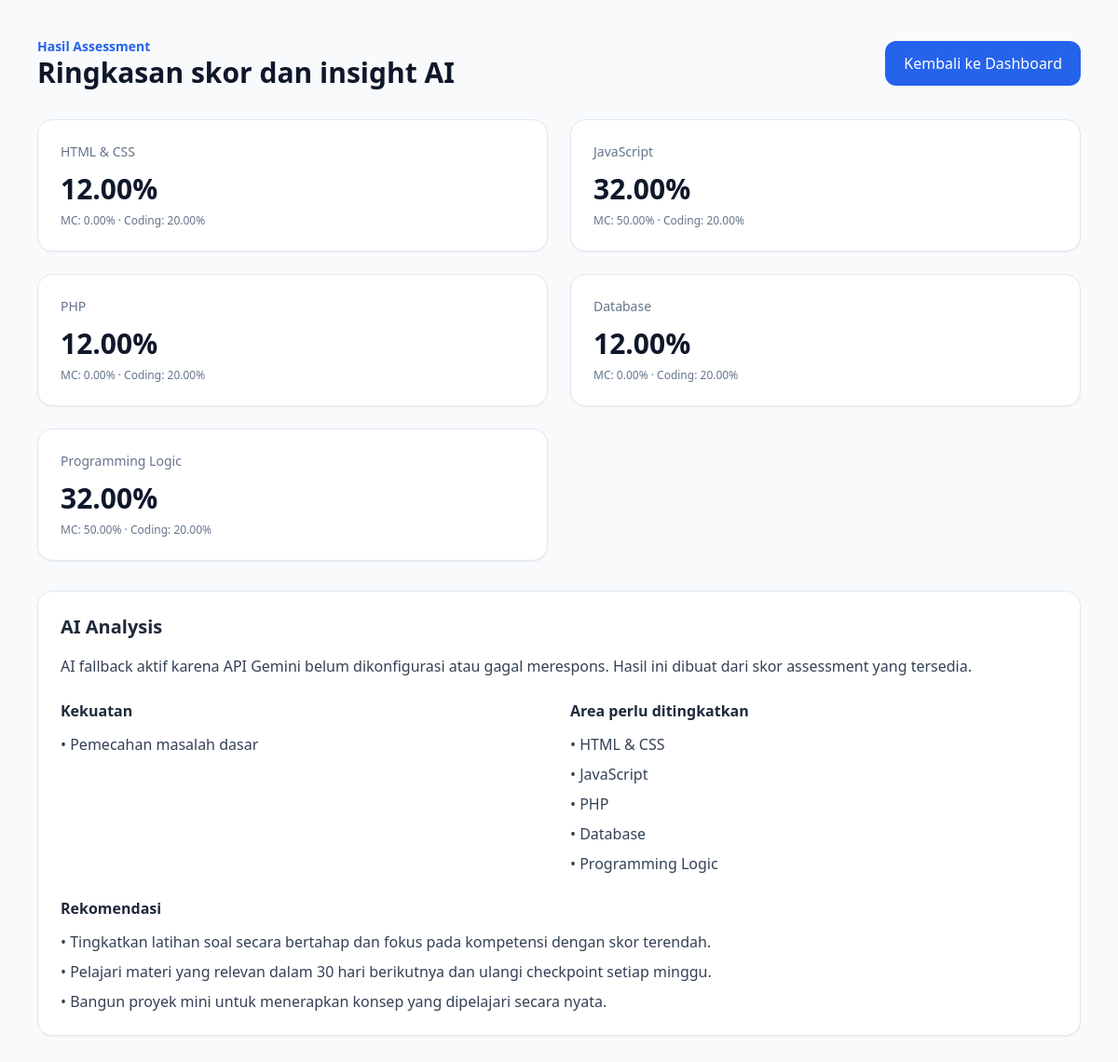
/result.php?session_id=1 (signed in), run on the app's committed database.
### tables this page shows
CREATE TABLE `assessment_scores` (
  `id` bigint UNSIGNED NOT NULL,
  `session_id` bigint UNSIGNED NOT NULL,
  `competency_id` bigint UNSIGNED NOT NULL,
  `multiple_choice_score` decimal(5,2) NOT NULL DEFAULT '0.00',
  `coding_score` decimal(5,2) NOT NULL DEFAULT '0.00',
  `final_score` decimal(5,2) NOT NULL DEFAULT '0.00',
  `created_at` timestamp NULL DEFAULT CURRENT_TIMESTAMP
);

CREATE TABLE `competencies` (
  `id` bigint UNSIGNED NOT NULL,
  `name` varchar(100) NOT NULL,
  `description` text,
  `created_at` timestamp NULL DEFAULT CURRENT_TIMESTAMP
);

CREATE TABLE `ai_analyses` (
  `id` bigint UNSIGNED NOT NULL,
  `session_id` bigint UNSIGNED NOT NULL,
  `summary` text NOT NULL,
  `strengths` json DEFAULT NULL,
  `weaknesses` json DEFAULT NULL,
  `recommendations` json DEFAULT NULL,
  `raw_response` longtext,
  `created_at` timestamp NULL DEFAULT CURRENT_TIMESTAMP
);

### public/result.php (called while the page is built, shortened)
<?php
require_once __DIR__ . '/../app/bootstrap.php';
$controller = new AssessmentController($pdo);
$sessionId = isset($_GET['session_id']) ? (int) $_GET['session_id'] : 0;
$scoreRows = $sessionId ? $controller->getSessionScores($sessionId) : [];
$analysis = $sessionId ? (new AIController($pdo))->getAnalysisForSession($sessionId) : null;
include __DIR__ . '/../views/assessment/result.php';

### app/controllers/AssessmentController.php (called while the page is built, shortened)
<?php
class AssessmentController
{
    private PDO $pdo;
    public function __construct(PDO $pdo)
    {
        $this->pdo = $pdo;
    }
    public function getSessionScores(int $sessionId): array
    {
        $stmt = $this->pdo->prepare('SELECT s.*, c.name AS competency_name FROM assessment_scores s JOIN competencies c ON c.id = s.competency_id WHERE s.session_id = :session_id ORDER BY c.id');
        $stmt->execute(['session_id' => $sessionId]);
        return $stmt->fetchAll();
    }
}

### app/helpers.php (called while the page is built, shortened)
<?php
function e(mixed $value): string
{
    return htmlspecialchars((string) $value, ENT_QUOTES, 'UTF-8');
}

### app/controllers/AIController.php (called while the page is built, shortened)
<?php
class AIController
{
    private PDO $pdo;
    public function __construct(PDO $pdo)
    {
        $this->pdo = $pdo;
    }
    public function getAnalysisForSession(int $sessionId): ?array
    {
        $stmt = $this->pdo->prepare('SELECT * FROM ai_analyses WHERE session_id = :session_id LIMIT 1');
        $stmt->execute(['session_id' => $sessionId]);
        $row = $stmt->fetch();
        $decodedRaw = json_decode($row['raw_response'] ?? '{}', true);
        $projectIdeas = is_array($decodedRaw['project_ideas'] ?? null) ? $decodedRaw['project_ideas'] : [];
        return [
            'id' => (int) $row['id'],
            'summary' => $row['summary'],
            'strengths' => json_decode($row['strengths'] ?? '[]', true),
            'weaknesses' => json_decode($row['weaknesses'] ?? '[]', true),
            'recommendations' => json_decode($row['recommendations'] ?? '[]', true),
            'project_ideas' => $projectIdeas,
        ];
    }
}

### views/assessment/result.php (the view, shortened to what this page needs)
<!DOCTYPE html>
<html lang="id">
<head>
    <script src="https://cdn.tailwindcss.com"></script>
</head>
<body class="bg-slate-50 text-slate-800">
    <div class="min-h-screen p-6 md:p-10">
        <div class="max-w-6xl mx-auto">
            <div class="flex justify-between items-center mb-8">
                <div>
                    <p class="text-sm text-blue-600 font-semibold">Hasil Assessment</p>
                    <h1 class="text-3xl font-bold text-slate-900">Ringkasan skor dan insight AI</h1>
                </div>
                <a href="dashboard.php" class="bg-blue-600 text-white px-5 py-3 rounded-xl hover:bg-blue-700">Kembali ke Dashboard</a>
            </div>
            <?php if (!empty($scoreRows)): ?>
                <div class="grid md:grid-cols-2 xl:grid-cols-3 gap-6 mb-8">
                    <?php foreach ($scoreRows as $score): ?>
                        <div class="bg-white rounded-2xl border border-slate-200 p-6 shadow-sm">
                            <div class="text-sm text-slate-500"><?php echo e($score['competency_name']); ?></div>
                            <div class="mt-3 text-3xl font-black text-slate-900"><?php echo e($score['final_score']); ?>%</div>
                            <div class="mt-2 text-xs text-slate-500">MC: <?php echo e($score['multiple_choice_score']); ?>% · Coding: <?php echo e($score['coding_score']); ?>%</div>
                        </div>
                    <?php endforeach; ?>
                </div>
            <?php endif; ?>
            <?php if (!empty($analysis)): ?>
                <div class="bg-white rounded-2xl border border-slate-200 p-6 shadow-sm">
                    <h2 class="text-xl font-bold mb-4">AI Analysis</h2>
                    <p class="text-slate-700"><?php echo e($analysis['summary']); ?></p>
                    <div class="mt-6 grid md:grid-cols-2 gap-6">
                        <div>
                            <h3 class="font-bold mb-3">Kekuatan</h3>
                            <ul class="space-y-2 text-slate-700">
                                <?php foreach ($analysis['strengths'] ?? [] as $item): ?>
                                    <li>• <?php echo e($item); ?></li>
                                <?php endforeach; ?>
                            </ul>
                        </div>
                        <div>
                            <h3 class="font-bold mb-3">Area perlu ditingkatkan</h3>
                            <ul class="space-y-2 text-slate-700">
                                <?php foreach ($analysis['weaknesses'] ?? [] as $item): ?>
                                    <li>• <?php echo e($item); ?></li>
                                <?php endforeach; ?>
                            </ul>
                        </div>
                    </div>
                    <div class="mt-6">
                        <h3 class="font-bold mb-3">Rekomendasi</h3>
                        <ul class="space-y-2 text-slate-700">
                            <?php foreach ($analysis['recommendations'] ?? [] as $item): ?>
                                <li>• <?php echo e($item); ?></li>
                            <?php endforeach; ?>
                        </ul>
                    </div>
                </div>
            <?php endif; ?>
        </div>
    </div>
</body>
</html>

### data on the page
assessment_scores: competency.name "HTML & CSS", final_score "12.00", multiple_choice_score "0.00", coding_score "20.00"
assessment_scores: competency.name "JavaScript", final_score "32.00", multiple_choice_score "50.00", coding_score "20.00"
assessment_scores: competency.name "PHP", final_score "12.00", multiple_choice_score "0.00", coding_score "20.00"
assessment_scores: competency.name "Database", final_score "12.00", multiple_choice_score "0.00", coding_score "20.00"
assessment_scores: competency.name "Programming Logic", final_score "32.00", multiple_choice_score "50.00", coding_score "20.00"
ai_analyses: summary "AI fallback aktif karena API Gemini belum dikonfigurasi atau gagal merespons. Hasil ini dibuat dari skor assessment yang tersedia."

### other printed values
$item "Pemecahan masalah dasar"
$item "HTML & CSS"
$item "JavaScript"
$item "PHP"
$item "Database"
$item "Programming Logic"
$item "Tingkatkan latihan soal secara bertahap dan fokus pada kompetensi dengan skor terendah."
$item "Pelajari materi yang relevan dalam 30 hari berikutnya dan ulangi checkpoint setiap minggu."
$item "Bangun proyek mini untuk menerapkan konsep yang dipelajari secara nyata."
